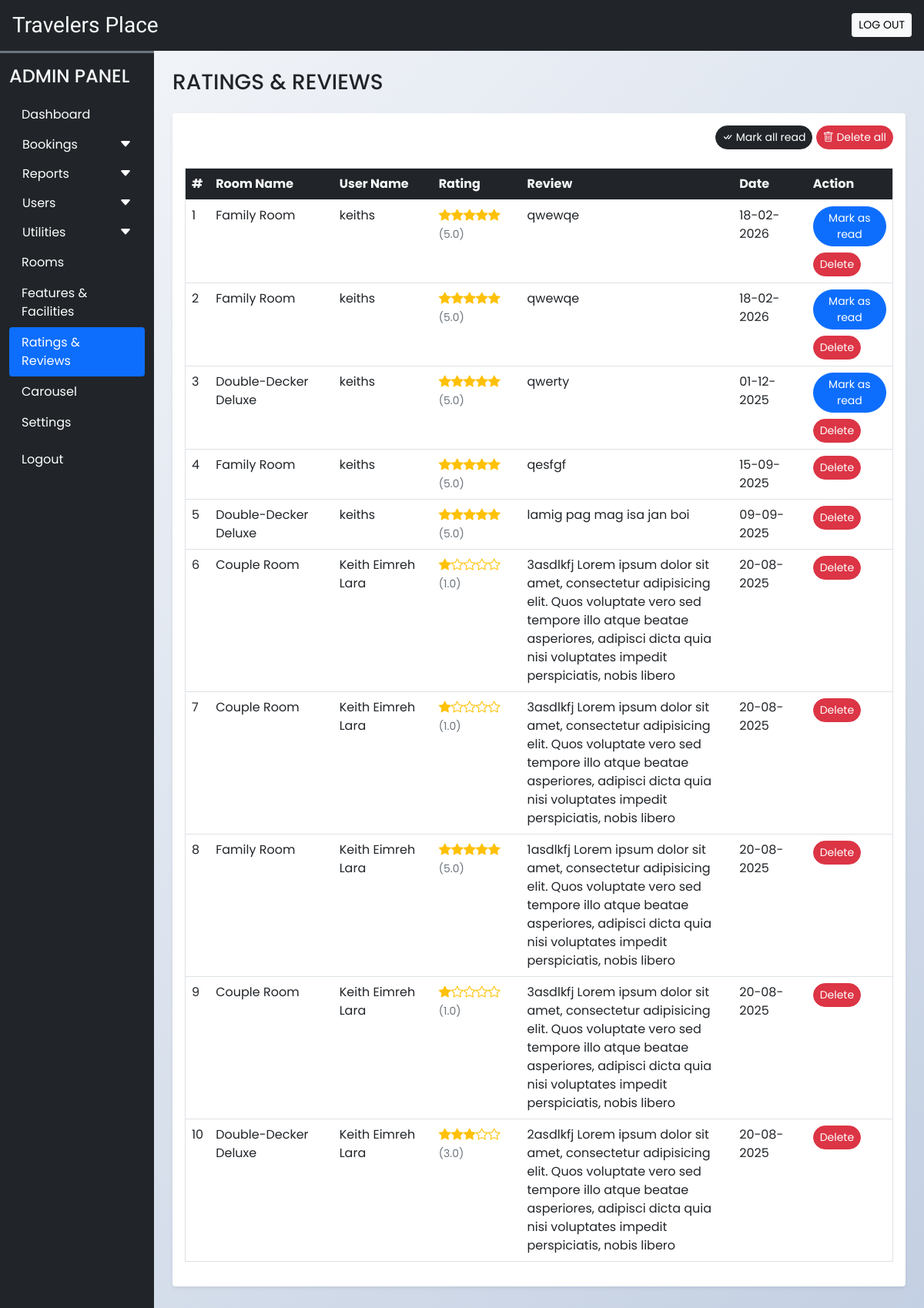
The app's page /admin/rate_review.php (signed in), older data.
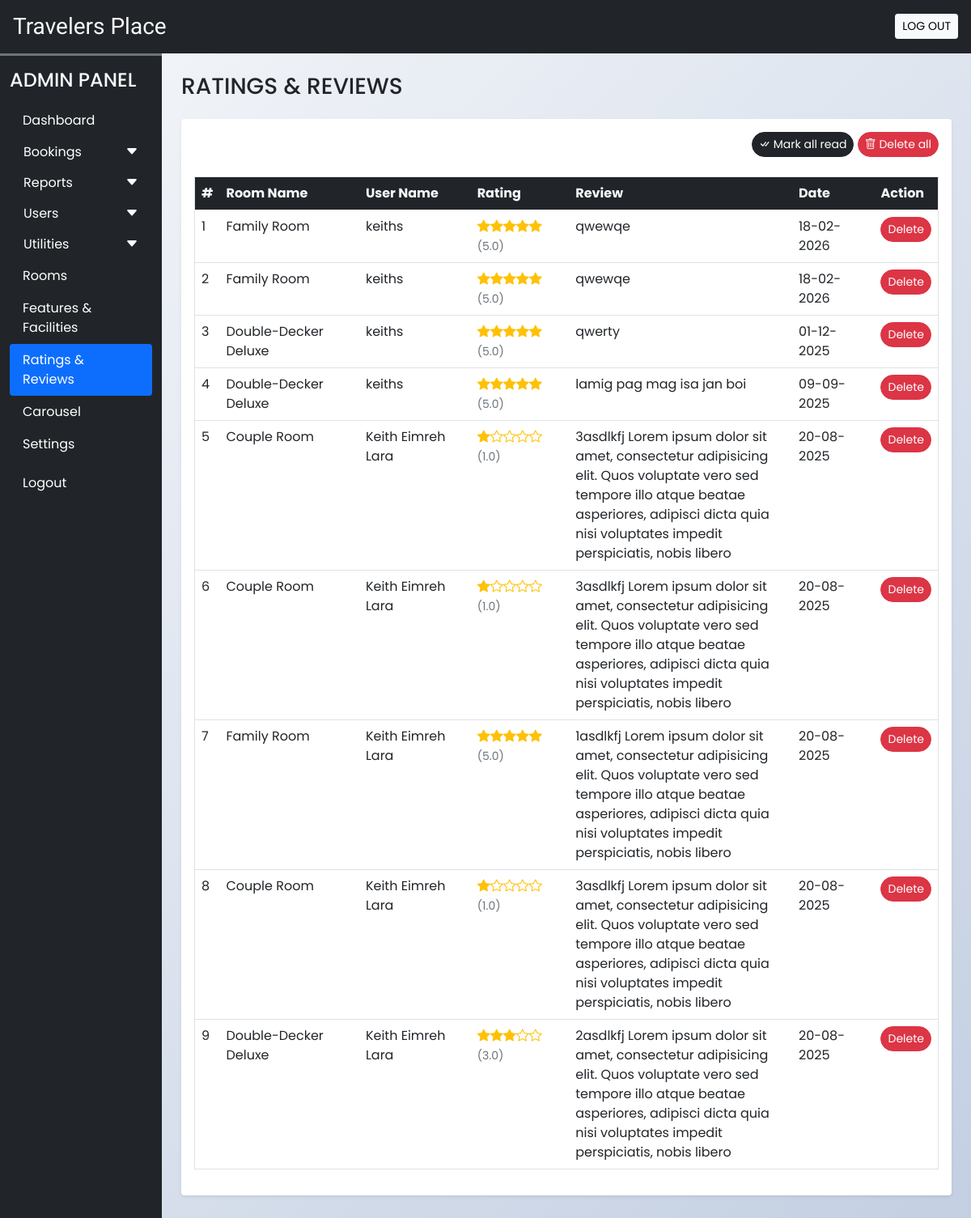
The same page, newer data.
### tables this page shows
CREATE TABLE `rating_review` (
  `sr_no` int(11) NOT NULL AUTO_INCREMENT,
  `booking_id` int(11) NOT NULL,
  `room_id` int(11) NOT NULL,
  `user_id` int(11) NOT NULL,
  `rating` int(11) NOT NULL,
  `review` varchar(200) NOT NULL,
  `seen` int(11) NOT NULL DEFAULT 0,
  `datentime` datetime NOT NULL DEFAULT current_timestamp(),
  PRIMARY KEY (`sr_no`),
  KEY `booking_id` (`booking_id`),
  KEY `room_id` (`room_id`),
  KEY `user_id` (`user_id`),
  CONSTRAINT `rating_review_ibfk_1` FOREIGN KEY (`booking_id`) REFERENCES `booking_order` (`booking_id`),
  CONSTRAINT `rating_review_ibfk_2` FOREIGN KEY (`room_id`) REFERENCES `rooms` (`id`),
  CONSTRAINT `rating_review_ibfk_3` FOREIGN KEY (`user_id`) REFERENCES `user_cred` (`id`)
);

CREATE TABLE `rooms` (
  `id` int(11) NOT NULL AUTO_INCREMENT,
  `name` varchar(150) NOT NULL,
  `area` int(11) NOT NULL,
  `price` int(11) NOT NULL,
  `quantity` int(11) NOT NULL,
  `adult` int(11) NOT NULL,
  `children` int(11) NOT NULL,
  `description` varchar(350) NOT NULL,
  `status` tinyint(4) NOT NULL DEFAULT 1,
  `removed` int(11) NOT NULL DEFAULT 0,
  `archived_at` datetime DEFAULT NULL,
  `is_archived` tinyint(1) NOT NULL DEFAULT 0,
  PRIMARY KEY (`id`)
);

CREATE TABLE `user_cred` (
  `id` int(11) NOT NULL AUTO_INCREMENT,
  `name` varchar(100) NOT NULL,
  `email` varchar(150) NOT NULL,
  `address` varchar(120) NOT NULL,
  `phonenum` varchar(100) NOT NULL,
  `pincode` int(11) NOT NULL,
  `dob` date NOT NULL,
  `profile` varchar(100) NOT NULL,
  `password` varchar(200) NOT NULL,
  `is_verified` int(11) NOT NULL DEFAULT 0,
  `token` varchar(200) DEFAULT NULL,
  `t_expire` date DEFAULT NULL,
  `status` int(11) NOT NULL DEFAULT 1,
  `is_archived` tinyint(1) NOT NULL DEFAULT 0,
  `datentime` datetime NOT NULL DEFAULT current_timestamp(),
  PRIMARY KEY (`id`)
);

### admin/rate_review.php (the view, shortened to what this page needs)
<?php
  function render_rating_stars($rating_raw){
    $rating = is_numeric($rating_raw) ? (float)$rating_raw : 0.0;
    $full = (int)floor($rating);
    $frac = $rating - $full;
    $half = ($frac >= 0.25 && $frac < 0.75) ? 1 : 0;
    $empty = max(0, 5 - $full - $half);
    $title = htmlspecialchars(number_format($rating, 1), ENT_QUOTES);
    $html = "<span class='text-warning' title='{$title}/5' aria-label='Rating {$title} out of 5'>";
    for($i=0;$i<$full;$i++){ $html .= "<i class='bi bi-star-fill'></i>"; }
    for($i=0;$i<$empty;$i++){ $html .= "<i class='bi bi-star'></i>"; }
    $html .= "</span> <span class='text-muted small'>({$title})</span>";
    return $html;
  }
?>
<!DOCTYPE html>
<html lang="en">
<head>
  <?php require('inc/links.php'); ?>
</head>
<body class="bg-light">
  <?php require('inc/header.php'); ?>
  <div class="container-fluid" id="main-content">
    <div class="row">
      <div class="col-lg-10 ms-auto p-4 overflow-hidden">
        <h3 class="mb-4">RATINGS & REVIEWS</h3>
        <div class="card border-0 shadow-sm mb-4">
          <div class="card-body">
            <div class="text-end mb-4">
              <a href="?seen=all" class="btn btn-dark rounded-pill shadow-none btn-sm">
                <i class="bi bi-check-all"></i> Mark all read
              </a>
              <a href="?del=all" class="btn btn-danger rounded-pill shadow-none btn-sm">
                <i class="bi bi-trash"></i> Delete all
              </a>
            </div>
            <div class="table-responsive-md">
              <table class="table table-hover border">
                <thead>
                  <tr class="bg-dark text-light">
                    <th scope="col">#</th>
                    <th scope="col">Room Name</th>
                    <th scope="col">User Name</th>
                    <th scope="col">Rating</th>
                    <th scope="col" width="30%">Review</th>
                    <th scope="col">Date</th>
                    <th scope="col">Action</th>
                  </tr>
                </thead>
                <tbody>
                  <?php
                    $q = "SELECT rr.*,uc.name AS uname, r.name AS rname FROM `rating_review` rr
                      INNER JOIN `user_cred` uc ON rr.user_id = uc.id
                      INNER JOIN `rooms` r ON rr.room_id = r.id
                      ORDER BY `sr_no` DESC";
                    $data = mysqli_query($con,$q);
                    $i=1;
                    while($row = mysqli_fetch_assoc($data))
                    {
                      $date = date('d-m-Y',strtotime($row['datentime']));
                      $rating_stars = render_rating_stars($row['rating'] ?? 0);
                      $seen='';
                      if($row['seen']!=1){
                        $seen = "<a href='?seen=$row[sr_no]' class='btn btn-sm rounded-pill btn-primary mb-2'>Mark as read</a> <br>";
                      }
                      $seen.="<a href='?del=$row[sr_no]' class='btn btn-sm rounded-pill btn-danger'>Delete</a>";
                      echo<<<query
                        <tr>
                          <td>$i</td>
                          <td>$row[rname]</td>
                          <td>$row[uname]</td>
                          <td>$rating_stars</td>
                          <td>$row[review]</td>
                          <td>$date</td>
                          <td>$seen</td>
                        </tr>
                      query;
                      $i++;
                    }
                  ?>
                </tbody>
              </table>
            </div>
          </div>
        </div>
      </div>
    </div>
  </div>
</body>
</html>

### admin/inc/links.php (shortened to what this page needs)
<link rel="stylesheet" href="https://cdn.jsdelivr.net/npm/bootstrap-icons@1.9.1/font/bootstrap-icons.css">
<link href="https://cdn.jsdelivr.net/npm/bootstrap@5.0.2/dist/css/bootstrap.min.css" rel="stylesheet">
<link rel="stylesheet" href="css/common.css?v=<?php echo filemtime('css/common.css'); ?>">

### admin/inc/header.php (shortened to what this page needs)
<?php
  $admin_role = $_SESSION['adminRole'] ?? 'admin';
?>
<div class="container-fluid bg-dark text-light p-3 d-flex align-items-center justify-content-between sticky-top">
  <h3 class="mb-0 h-font">Travelers Place</h3>
  <a href="logout.php" id="admin-logout" class="btn btn-light btn-sm">LOG OUT</a>
</div>
<div class="col-lg-2 bg-dark border-top border-3 border-secondary" id="dashboard-menu">
  <nav class="navbar navbar-expand-lg navbar-dark">
    <div class="container-fluid flex-lg-column align-items-stretch">
      <h4 class="mt-2 text-light">ADMIN PANEL</h4>
      <div class="collapse navbar-collapse flex-column align-items-stretch mt-2" id="adminDropdown">
        <ul class="nav nav-pills flex-column">
          <li class="nav-item">
            <a class="nav-link text-white" href="dashboard.php">Dashboard</a>
          </li>
          <button class="btn text-white px-3 w-100 shadow-none text-start d-flex align-items-center justify-content-between" type="button" data-bs-toggle="collapse" data-bs-target="#bookingLinks">
            <span>Bookings</span>
            <span><i class="bi bi-caret-down-fill"></i></span>
          </button>
          <button class="btn text-white px-3 w-100 shadow-none text-start d-flex align-items-center justify-content-between" type="button" data-bs-toggle="collapse" data-bs-target="#reportsLinks">
            <span>Reports</span>
            <span><i class="bi bi-caret-down-fill"></i></span>
          </button>
          <?php if($admin_role === 'admin'): ?>
            <button class="btn text-white px-3 w-100 shadow-none text-start d-flex align-items-center justify-content-between" type="button" data-bs-toggle="collapse" data-bs-target="#usersLinks">
              <span>Users</span>
              <span><i class="bi bi-caret-down-fill"></i></span>
            </button>
            <button class="btn text-white px-3 w-100 shadow-none text-start d-flex align-items-center justify-content-between" type="button" data-bs-toggle="collapse" data-bs-target="#utilitiesLinks">
              <span>Utilities</span>
              <span><i class="bi bi-caret-down-fill"></i></span>
            </button>
            <li class="nav-item">
              <a class="nav-link text-white" href="rooms.php">Rooms</a>
            </li>
            <li class="nav-item">
              <a class="nav-link text-white" href="features_facilities.php">Features & Facilities</a>
            </li>
            <li class="nav-item">
              <a class="nav-link text-white" href="rate_review.php">Ratings & Reviews</a>
            </li>
            <li class="nav-item">
              <a class="nav-link text-white" href="carousel.php">Carousel</a>
            </li>
            <li class="nav-item">
              <a class="nav-link text-white" href="settings.php">Settings</a>
            </li>
          <?php else: ?>
            <li class="nav-item">
              <a class="nav-link text-white" href="change_password.php">Change Password</a>
            </li>
          <?php endif; ?>
          <li class="nav-item mt-2">
            <a class="nav-link text-white" href="logout.php">Logout</a>
          </li>
        </ul>
      </div>
    </div>
  </nav>
</div>

### admin/css/common.css (style rules this page uses)
:root { --teal: #2ec1ac; --teal_hover: #279e8c; }
* { font-family: 'Poppins', sans-serif; }
.h-font { font-family: 'Merienda', cursive; }
#dashboard-menu { position: fixed; height: 100%; z-index: 11; }
body.bg-light { background: linear-gradient(135deg, #f5f7fa 0%, #c3cfe2 100%); min-height: 100vh; }

Row changes from the older to the newer data that the page shows:
removed rating_review: room.name "Family Room", user.name "keiths", rating "5.0", review "qesfgf", datentime "15-09-2025"
changed rating_review (number 1 of 9 on the later page): no longer shows "Mark as read"
changed rating_review (number 2 of 9 on the later page): no longer shows "Mark as read"
changed rating_review "qwerty": no longer shows "Mark as read"
